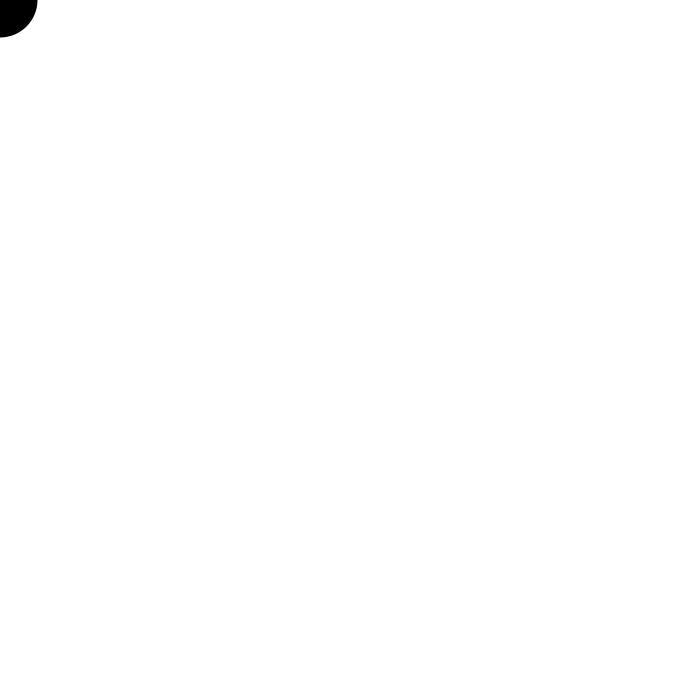
Frame 1 (no input)
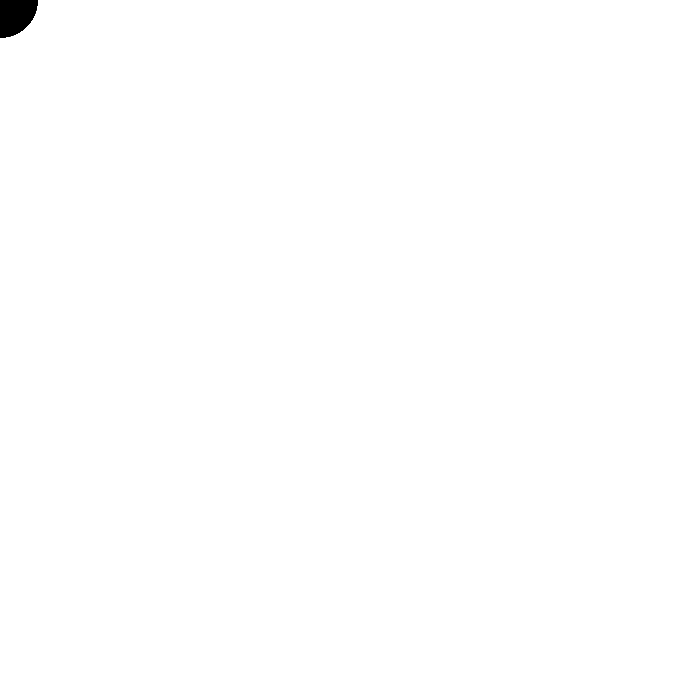
Frame 60 (the mouse pressed at the canvas centre just before this capture)
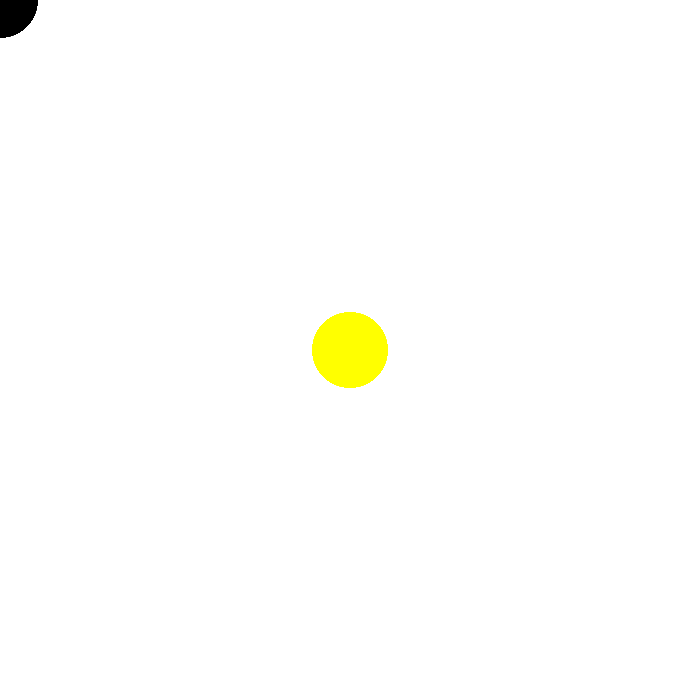
Frame 120 (the mouse held since frame 60 and released just before this capture)

The Processing sketch that drew these frames (run headless with seeded random() and noise(); from frame 60 on, the mouse is pressed at the canvas centre):

// Processing sketch: processing_131788
// ── processing_131788.pde

void setup() {
  size(700,700);
  background(255);
}

void draw() {
  noStroke();
  fill(mouseX,mouseY,0);
  ellipse(mouseX,mouseY,75,75);
}
